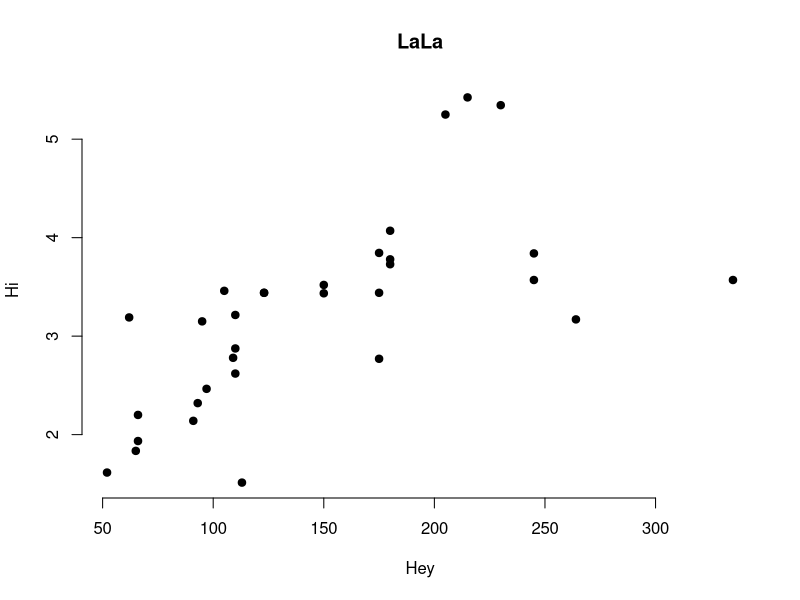

Source code (R):
data()
data("mtcars")
nrow(mtcars)
ncol(mtcars)
sum(mtcars$am==0)
sum(mtcars$am==1)
x=mtcars$hp
y=mtcars$wt
plot(x,y,main="LaLa",xlab = "Hey",ylab = "Hi",pch=19,frame=FALSE)
newmt=transform(mtcars,am=as.integer(am))
newmt[(newmt$cyl<5),]